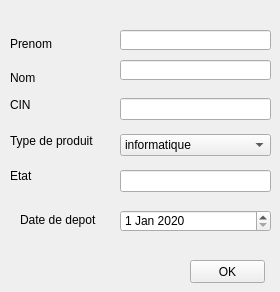
          <widget class="QWidget" name="modification_2">
           <attribute name="title">
            <string>Modification</string>
           </attribute>
           <widget class="QPushButton" name="modifierR">
            <property name="geometry">
             <rect>
              <x>190</x>
              <y>260</y>
              <width>75</width>
              <height>23</height>
             </rect>
            </property>
            <property name="text">
             <string>OK</string>
            </property>
           </widget>
           <widget class="QLineEdit" name="nommodif">
            <property name="geometry">
             <rect>
              <x>120</x>
              <y>30</y>
              <width>151</width>
              <height>20</height>
             </rect>
            </property>
           </widget>
           <widget class="QLineEdit" name="prenommodif">
            <property name="geometry">
             <rect>
              <x>120</x>
              <y>60</y>
              <width>151</width>
              <height>20</height>
             </rect>
            </property>
           </widget>
           <widget class="QLabel" name="label_39">
            <property name="geometry">
             <rect>
              <x>20</x>
              <y>210</y>
              <width>81</width>
              <height>20</height>
             </rect>
            </property>
            <property name="text">
             <string>Date de depot</string>
            </property>
           </widget>
           <widget class="QWidget" name="layoutWidget">
            <property name="geometry">
             <rect>
              <x>10</x>
              <y>90</y>
              <width>92</width>
              <height>101</height>
             </rect>
            </property>
            <layout class="QVBoxLayout" name="verticalLayout_3">
             <item>
              <widget class="QLabel" name="label_56">
               <property name="text">
                <string>CIN</string>
               </property>
              </widget>
             </item>
             <item>
              <widget class="QLabel" name="label_54">
               <property name="text">
                <string>Type de produit</string>
               </property>
              </widget>
             </item>
             <item>
              <widget class="QLabel" name="label_55">
               <property name="text">
                <string>Etat</string>
               </property>
              </widget>
             </item>
            </layout>
           </widget>
           <widget class="QWidget" name="layoutWidget_2">
            <property name="geometry">
             <rect>
              <x>120</x>
              <y>90</y>
              <width>151</width>
              <height>111</height>
             </rect>
            </property>
            <layout class="QVBoxLayout" name="verticalLayout_4">
             <item>
              <widget class="QLineEdit" name="cinmodif"/>
             </item>
             <item>
              <widget class="QComboBox" name="choixmodif">
               <item>
                <property name="text">
                 <string>informatique</string>
                </property>
               </item>
               <item>
                <property name="text">
                 <string>bureautique</string>
                </property>
               </item>
               <item>
                <property name="text">
                 <string>vestimentaire</string>
                </property>
               </item>
              </widget>
             </item>
             <item>
              <widget class="QLineEdit" name="etatmodif"/>
             </item>
            </layout>
           </widget>
           <widget class="QWidget" name="layoutWidget_3">
            <property name="geometry">
             <rect>
              <x>10</x>
              <y>30</y>
              <width>81</width>
              <height>61</height>
             </rect>
            </property>
            <layout class="QVBoxLayout" name="verticalLayout_5">
             <item>
              <widget class="QLabel" name="label_40">
               <property name="text">
                <string>Prenom</string>
               </property>
              </widget>
             </item>
             <item>
              <widget class="QLabel" name="label_57">
               <property name="text">
                <string>Nom</string>
               </property>
              </widget>
             </item>
            </layout>
           </widget>
           <widget class="QDateEdit" name="dateM">
            <property name="geometry">
             <rect>
              <x>120</x>
              <y>210</y>
              <width>151</width>
              <height>22</height>
             </rect>
            </property>
            <property name="dateTime">
             <datetime>
              <hour>0</hour>
              <minute>0</minute>
              <second>0</second>
              <year>2020</year>
              <month>1</month>
              <day>1</day>
             </datetime>
            </property>
           </widget>
          </widget>
